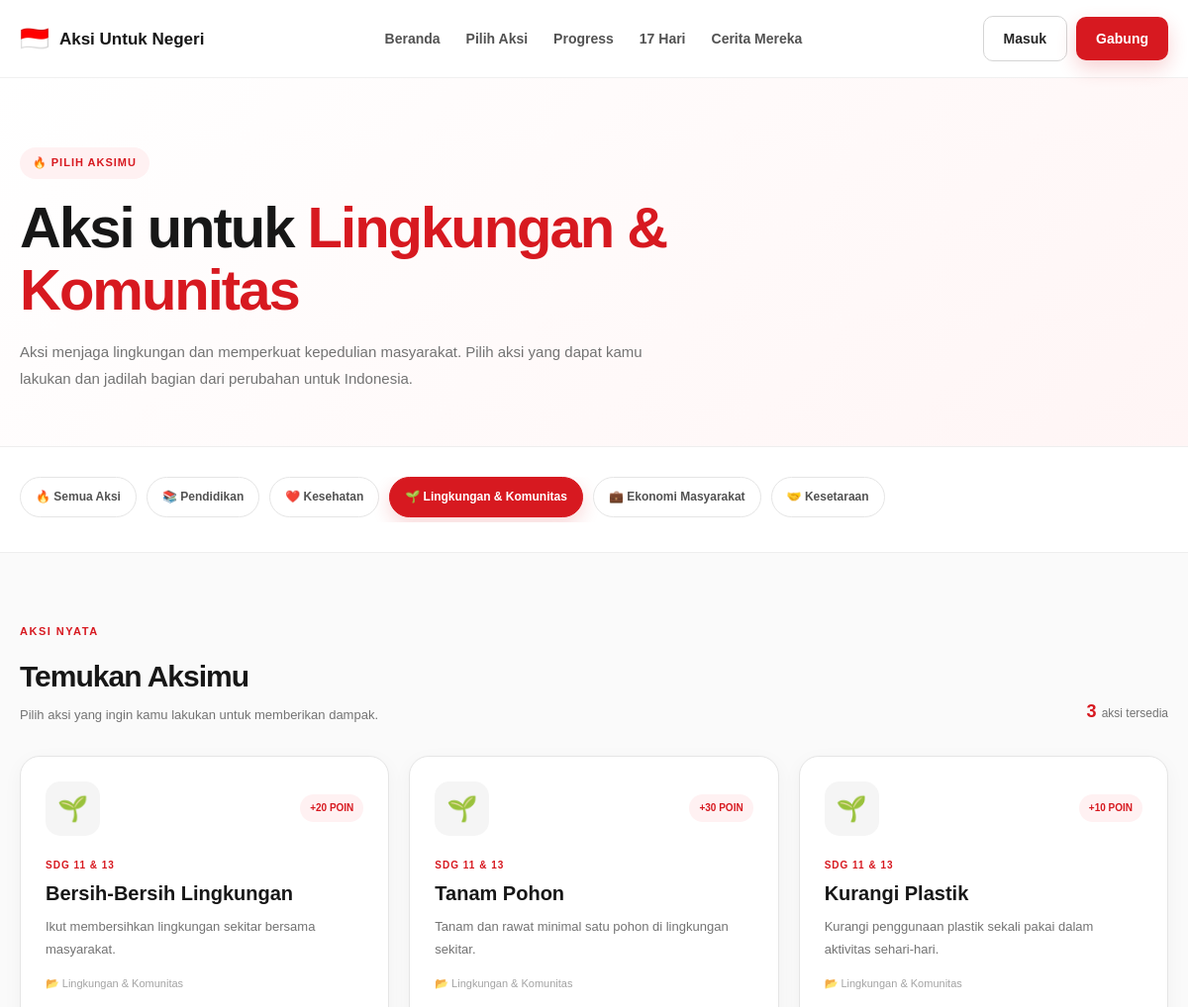
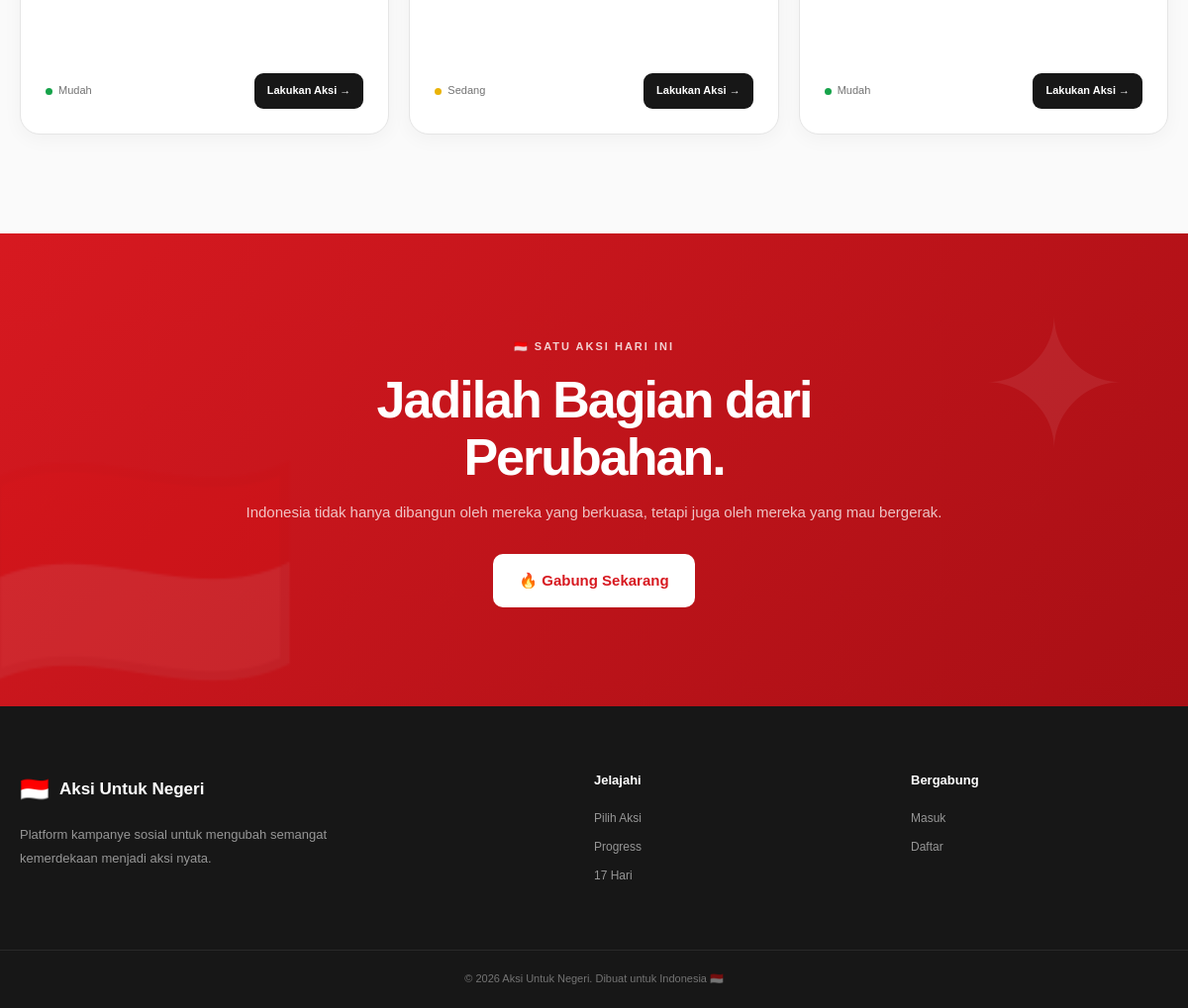
The page /pages/aksi.php?kategori=3 on the database its author committed (2 pictures, top to bottom).
### tables this page shows
CREATE TABLE `kategori` (
  `id` int NOT NULL,
  `nama_kategori` varchar(100) NOT NULL,
  `icon` varchar(50) DEFAULT NULL,
  `warna` varchar(20) DEFAULT NULL,
  `sdg` varchar(100) DEFAULT NULL,
  `deskripsi` text
);

CREATE TABLE `aksi` (
  `id` int NOT NULL,
  `kategori_id` int NOT NULL,
  `nama_aksi` varchar(150) NOT NULL,
  `deskripsi` text NOT NULL,
  `poin` int DEFAULT '10',
  `tingkat_kesulitan` enum('Mudah','Sedang','Sulit') DEFAULT 'Mudah',
  `created_at` timestamp NULL DEFAULT CURRENT_TIMESTAMP
);

### pages/aksi.php (the view, shortened to what this page needs)
<?php
require_once "../config/database.php";
$kategoriId = isset($_GET['kategori'])
    ? (int) $_GET['kategori']
    : 0;
$queryKategori = mysqli_query(
    $conn,
    "SELECT * FROM kategori ORDER BY id ASC"
);
$kategoriDipilih = null;
if ($kategoriId > 0) {
    $stmtKategori = mysqli_prepare(
        $conn,
        "SELECT * FROM kategori WHERE id = ?"
    );
    mysqli_stmt_bind_param(
        $stmtKategori,
        "i",
        $kategoriId
    );
    mysqli_stmt_execute($stmtKategori);
    $resultKategori =
        mysqli_stmt_get_result($stmtKategori);
    $kategoriDipilih =
        mysqli_fetch_assoc($resultKategori);
}
if ($kategoriId > 0) {
    $stmtAksi = mysqli_prepare(
        $conn,
        "SELECT
            aksi.*,
            kategori.nama_kategori,
            kategori.icon,
            kategori.sdg
         FROM aksi
         INNER JOIN kategori
            ON aksi.kategori_id = kategori.id
         WHERE aksi.kategori_id = ?
         ORDER BY aksi.id ASC"
    );
    mysqli_stmt_bind_param(
        $stmtAksi,
        "i",
        $kategoriId
    );
    mysqli_stmt_execute($stmtAksi);
    $queryAksi =
        mysqli_stmt_get_result($stmtAksi);
}
$totalAksi = mysqli_num_rows($queryAksi);
?>
<!DOCTYPE html>
<html lang="id">
<head>
    <link
        rel="stylesheet"
        href="../assets/css/style.css"
    >
</head>
<body class="aksi-page">
<header class="navbar">
    <div class="container nav-container">
        <a
            href="../index.php"
            class="logo"
        >
            <span class="logo-icon">
                🇮🇩
            </span>
            <span>
                Aksi Untuk Negeri
            </span>
        </a>
        <nav class="nav-menu">
            <a href="../index.php#beranda">
                Beranda
            </a>
            <a href="aksi.php">
                Pilih Aksi
            </a>
            <a href="../index.php#progress">
                Progress
            </a>
            <a href="../index.php#tantangan">
                17 Hari
            </a>
            <a href="../index.php#cerita">
                Cerita Mereka
            </a>
        </nav>
        <div class="nav-button">
            <a
                href="../login.php"
                class="btn btn-outline"
            >
                Masuk
            </a>
            <a
                href="../register.php"
                class="btn btn-primary"
            >
                Gabung
            </a>
        </div>
    </div>
</header>
<section class="aksi-hero">
    <div class="container">
        <div class="aksi-hero-content">
            <div class="aksi-badge">
                🔥 PILIH AKSIMU
            </div>
            <?php if ($kategoriDipilih): ?>
                <h1>
                    Aksi untuk
                    <span>
                        <?= htmlspecialchars(
                            $kategoriDipilih['nama_kategori']
                        ) ?>
                    </span>
                </h1>
                <p>
                    <?= htmlspecialchars(
                        $kategoriDipilih['deskripsi']
                    ) ?>
                    Pilih aksi yang dapat kamu lakukan
                    dan jadilah bagian dari perubahan
                    untuk Indonesia.
                </p>
            <?php endif; ?>
        </div>
    </div>
</section>
<section class="kategori-filter">
    <div class="container">
        <div class="kategori-filter-list">
            <a
                href="aksi.php"
                class="kategori-filter-item
                <?= $kategoriId === 0
                    ? 'active'
                    : '' ?>"
            >
                🔥 Semua Aksi
            </a>
            <?php
            mysqli_data_seek(
                $queryKategori,
                0
            );
            ?>
            <?php while (
                $kategori = mysqli_fetch_assoc(
                    $queryKategori
                )
            ): ?>
                <a
                    href="aksi.php?kategori=<?= $kategori['id'] ?>"
                    class="kategori-filter-item
                    <?= $kategoriId === (int) $kategori['id']
                        ? 'active'
                        : '' ?>"
                >
                    <?= htmlspecialchars(
                        $kategori['icon']
                    ) ?>
                    <?= htmlspecialchars(
                        $kategori['nama_kategori']
                    ) ?>
                </a>
            <?php endwhile; ?>
        </div>
    </div>
</section>
<section class="aksi-list-section">
    <div class="container">
        <div class="aksi-list-header">
            <div>
                <span class="section-label">
                    AKSI NYATA
                </span>
                <h2>
                    Temukan Aksimu
                </h2>
                <p>
                    Pilih aksi yang ingin kamu lakukan
                    untuk memberikan dampak.
                </p>
            </div>
            <div class="aksi-count">
                <strong>
                    <?= $totalAksi ?>
                </strong>
                aksi tersedia
            </div>
        </div>
        <?php if ($totalAksi > 0): ?>
            <div class="aksi-grid">
                <?php while (
                    $aksi = mysqli_fetch_assoc(
                        $queryAksi
                    )
                ): ?>
                    <article class="aksi-card">
                        <div class="aksi-card-top">
                            <div class="aksi-icon">
                                <?= htmlspecialchars(
                                    $aksi['icon']
                                ) ?>
                            </div>
                            <div class="aksi-poin">
                                +<?= $aksi['poin'] ?>
                                POIN
                            </div>
                        </div>
                        <span class="aksi-sdg">
                            <?= htmlspecialchars(
                                $aksi['sdg']
                            ) ?>
                        </span>
                        <h3>
                            <?= htmlspecialchars(
                                $aksi['nama_aksi']
                            ) ?>
                        </h3>
                        <p class="aksi-card-description">
                            <?= htmlspecialchars(
                                $aksi['deskripsi']
                            ) ?>
                        </p>
                        <div class="aksi-category">
                            📂
                            <?= htmlspecialchars(
                                $aksi['nama_kategori']
                            ) ?>
                        </div>
                        <div class="aksi-footer">
                            <div class="aksi-difficulty">
                                <?php
                                $difficultyClass =
                                    strtolower(
                                        $aksi[
                                            'tingkat_kesulitan'
                                        ]
                                    );
                                ?>
                                <span
                                    class="aksi-difficulty-dot
                                    <?= $difficultyClass ?>"
                                ></span>
                                <?= htmlspecialchars(
                                    $aksi[
                                        'tingkat_kesulitan'
                                    ]
                                ) ?>
                            </div>
                            <a
                            href="<?= isset($_SESSION['user_id'])
                                ? '../lakukan-aksi.php?aksi=' . $aksi['id']
                                : '../login.php?aksi=' . $aksi['id'] ?>"
                            class="aksi-button"
                        >
                            Lakukan Aksi →
                        </a>
                        </div>
                    </article>
                <?php endwhile; ?>
            </div>
        <?php endif; ?>
    </div>
</section>
<section class="cta-section">
    <div class="container">
        <div class="cta-content">
            <span>
                🇮🇩 SATU AKSI HARI INI
            </span>
            <h2>
                Jadilah Bagian
                dari Perubahan.
            </h2>
            <p>
                Indonesia tidak hanya dibangun
                oleh mereka yang berkuasa,
                tetapi juga oleh mereka yang mau
                bergerak.
            </p>
            <a
                href="../register.php"
                class="btn btn-white btn-large"
            >
                🔥 Gabung Sekarang
            </a>
        </div>
    </div>
</section>
<footer class="footer">
    <div class="container footer-container">
        <div class="footer-brand">
            <div class="logo">
                <span class="logo-icon">
                    🇮🇩
                </span>
                Aksi Untuk Negeri
            </div>
            <p>
                Platform kampanye sosial untuk
                mengubah semangat kemerdekaan
                menjadi aksi nyata.
            </p>
        </div>
        <div class="footer-links">
            <h4>
                Jelajahi
            </h4>
            <a href="../index.php#aksi">
                Pilih Aksi
            </a>
            <a href="../index.php#progress">
                Progress
            </a>
            <a href="../index.php#tantangan">
                17 Hari
            </a>
        </div>
        <div class="footer-links">
            <h4>
                Bergabung
            </h4>
            <a href="../login.php">
                Masuk
            </a>
            <a href="../register.php">
                Daftar
            </a>
        </div>
    </div>
    <div class="footer-bottom">
        <div class="container">
            <p>
                © <?= date('Y') ?>
                Aksi Untuk Negeri.
                Dibuat untuk Indonesia 🇮🇩
            </p>
        </div>
    </div>
</footer>
</body>
</html>

### assets/css/style.css (style rules this page uses)
* { margin: 0; padding: 0; box-sizing: border-box; }
html { scroll-behavior: smooth; }
body { font-family: Arial, Helvetica, sans-serif; background: #ffffff; color: #171717; line-height: 1.6; }
a { text-decoration: none; color: inherit; }
:root { --red: #d71920; --red-dark: #b51218; --red-light: #fff1f2; --white: #ffffff; --black: #171717; --gray-900: #262626; --gray-700: #525252; --gray-500: #737373; --gray-300: #d4d4d4; --gray-200: #e5e5e5; --gray-100: #f5f5f5; --green: #16a34a; --yellow: #eab308; --blue: #2563eb; --purple: #9333ea; --shadow-sm: 0 4px 15px rgba(0, 0, 0, 0.05); --shadow-md: 0 10px 30px rgba(0, 0, 0, 0.08); --shadow-lg: 0 20px 50px rgba(0, 0, 0, 0.12); --radius-sm: 10px; --radius-md: 18px; --radius-lg: 28px; --container: 1180px; }
.container { width: min( var(--container), calc(100% - 40px) ); margin: 0 auto; }
.btn { display: inline-flex; align-items: center; justify-content: center; gap: 8px; padding: 11px 20px; border-radius: 10px; font-size: 14px; font-weight: 700; transition: transform 0.25s ease, box-shadow 0.25s ease, background 0.25s ease, color 0.25s ease; cursor: pointer; }
.btn-primary { background: var(--red); color: var(--white); box-shadow: 0 8px 20px rgba(215, 25, 32, 0.20); }
.btn-outline { border: 1px solid var(--gray-300); background: var(--white); color: var(--gray-900); }
.btn-white { background: var(--white); color: var(--red); }
.btn-large { padding: 15px 26px; font-size: 15px; }
.navbar { position: sticky; top: 0; z-index: 1000; background: rgba(255, 255, 255, 0.94); border-bottom: 1px solid rgba(0, 0, 0, 0.06); backdrop-filter: blur(15px); }
.nav-container { min-height: 76px; display: flex; align-items: center; justify-content: space-between; gap: 25px; }
.logo { display: flex; align-items: center; gap: 10px; font-size: 17px; font-weight: 800; white-space: nowrap; }
.logo-icon { font-size: 24px; }
.nav-menu { display: flex; align-items: center; gap: 26px; color: var(--gray-700); font-size: 14px; font-weight: 600; }
.nav-menu a { position: relative; padding: 28px 0; }
.nav-menu a::after { content: ""; position: absolute; left: 0; bottom: 18px; width: 0; height: 2px; background: var(--red); transition: width 0.25s ease; }
.nav-button { display: flex; align-items: center; gap: 9px; }
.section-label { display: inline-block; margin-bottom: 12px; color: var(--red); font-size: 11px; font-weight: 900; letter-spacing: 1.5px; }
.cta-section { position: relative; overflow: hidden; padding: 100px 0; background: linear-gradient( 135deg, #d71920, #a80f15 ); color: var(--white); text-align: center; }
.cta-section::before { content: "🇮🇩"; position: absolute; left: -20px; bottom: -70px; font-size: 260px; opacity: 0.07; }
.cta-section::after { content: "✦"; position: absolute; right: 5%; top: 10px; font-size: 180px; opacity: 0.07; }
.cta-content { position: relative; z-index: 2; }
.cta-content > span { font-size: 11px; font-weight: 900; letter-spacing: 2px; opacity: 0.8; }
.cta-content h2 { max-width: 700px; margin: 15px auto; font-size: 52px; line-height: 1.1; letter-spacing: -2px; }
.cta-content p { margin-bottom: 30px; color: rgba(255, 255, 255, 0.75); font-size: 15px; }
.footer { background: #171717; color: var(--white); }
.footer-container { display: grid; grid-template-columns: 2fr 1fr 1fr; gap: 60px; padding: 65px 0; }
.footer-brand { max-width: 350px; }
.footer-brand .logo { margin-bottom: 15px; }
.footer-brand p { color: rgba(255, 255, 255, 0.55); font-size: 13px; line-height: 1.8; }
.footer-links { display: flex; flex-direction: column; gap: 10px; }
.footer-links h4 { margin-bottom: 8px; font-size: 13px; }
.footer-links a { color: rgba(255, 255, 255, 0.55); font-size: 12px; transition: color 0.2s ease; }
.footer-bottom { border-top: 1px solid rgba(255, 255, 255, 0.08); padding: 20px 0; }
.footer-bottom p { color: rgba(255, 255, 255, 0.4); font-size: 11px; text-align: center; }

### rows shown on the page
kategori: nama_kategori "Lingkungan & Komunitas", deskripsi "Aksi menjaga lingkungan dan memperkuat kepedulian masyarakat.", icon "🌱"
kategori: icon "📚", nama_kategori "Pendidikan"
kategori: icon "❤️", nama_kategori "Kesehatan"
kategori: icon "💼", nama_kategori "Ekonomi Masyarakat"
kategori: icon "🤝", nama_kategori "Kesetaraan"
aksi: kategori.icon "🌱", poin "20", kategori.sdg "SDG 11 & 13", nama_aksi "Bersih-Bersih Lingkungan", deskripsi "Ikut membersihkan lingkungan sekitar bersama masyarakat.", kategori.nama_kategori "Lingkungan & Komunitas", tingkat_kesulitan "Mudah"
aksi: kategori.icon "🌱", poin "30", kategori.sdg "SDG 11 & 13", nama_aksi "Tanam Pohon", deskripsi "Tanam dan rawat minimal satu pohon di lingkungan sekitar.", kategori.nama_kategori "Lingkungan & Komunitas", tingkat_kesulitan "Sedang"
aksi: kategori.icon "🌱", poin "10", kategori.sdg "SDG 11 & 13", nama_aksi "Kurangi Plastik", deskripsi "Kurangi penggunaan plastik sekali pakai dalam aktivitas sehari-hari.", kategori.nama_kategori "Lingkungan & Komunitas", tingkat_kesulitan "Mudah"

### other values the page prints
$totalAksi "3"
